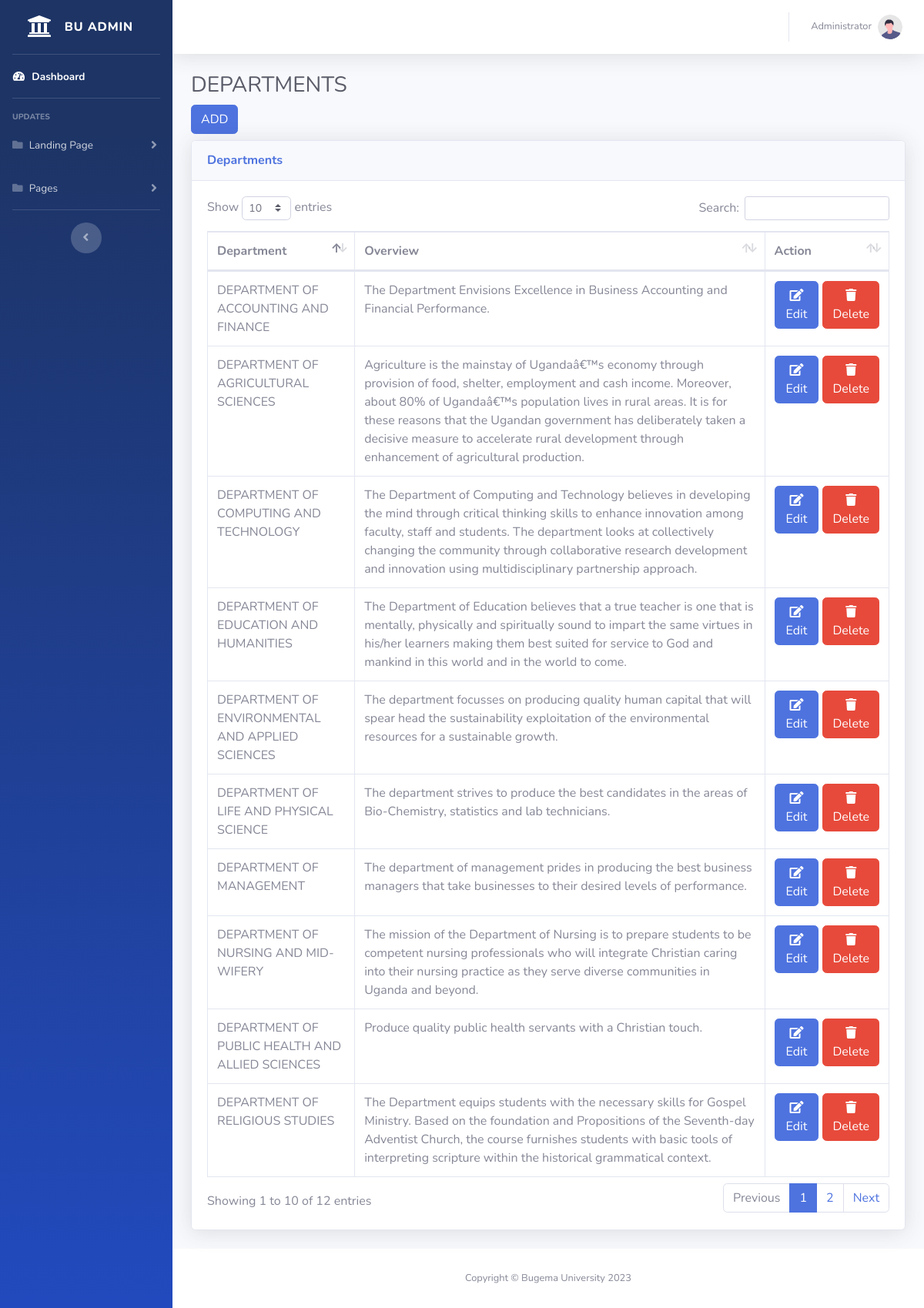
Screenshot of /webmaster/department.php (signed in) with the database file from the repository.
### tables this page shows
CREATE TABLE `department` (
  `id` int(11) NOT NULL,
  `department` varchar(250) NOT NULL,
  `school` varchar(250) NOT NULL,
  `overview` longtext NOT NULL,
  `photo` varchar(250) NOT NULL
);

### webmaster/department.php (the view, shortened to what this page needs)
<?php
    require_once 'header.php';
    require_once 'sidebar.php';
?>
<div class="container-fluid">
<h1 class="h3 mb-2 text-gray-800">DEPARTMENTS</h1>
<button type="button" class="btn btn-primary" data-toggle="modal" data-target="#exampleModalCenter">
    ADD
</button>
<div class="card shadow mb-4 mt-2">
    <div class="card-header py-3">
        <h6 class="m-0 font-weight-bold text-primary">Departments</h6>
    </div>
    <div class="card-body">
        <div class="table-responsive">
            <table class="table table-bordered" id="dataTable" width="100%" cellspacing="0">
                <thead>
                    <tr>
                        <th>Department</th>
                        <th>Overview</th>
                        <th>Action</th>
                    </tr>
                </thead>
                <tbody>
                <?php
            require_once 'includes/config.php';
            $sql = "SELECT * FROM department";
            $result = $conn->query($sql);
            if ($result->num_rows > 0) {
                while ($row = $result->fetch_assoc()) {
                    echo "<tr>";
                    echo "<td>" . $row['department'] . "</td>";
                    echo "<td>" . $row['overview'] . "</td>";
                    echo "<td>";
                    echo "<div class='btn-group' role='group'>";
                    echo "<a href='includes/update_department.php?id=" . $row["id"] . "'> <button class='btn btn-primary'style='margin-right: 5px;'><i class='fa fa-edit'></i> Edit</button></a>";
                    echo "<a href='includes/delete_depart.php?id=" . $row["id"] . "' onclick='return confirm(\"Are you sure you want to delete?\");'> <button class='btn btn-danger'><i class='fa fa-trash'></i> Delete</button></a>";
                    echo "</div>";
                    echo "</td>";
                    echo "</tr>";
                }
            } else {
                echo "<tr><td colspan='3'>No records found</td></tr>";
            }
            ?>
                </tbody>
            </table>
        </div>
    </div>
</div>
</div>
<?php
    require_once 'footer.php';
?>

### rows the page displays
department: department "DEPARTMENT OF EDUCATION AND HUMANITIES", overview "The Department of Education believes that a true teacher is one that is mentally, physically and spiritually sound to impart the same virtues in his/her learners making them best suited for service to God and mankind in this world and in the world to come."
department: department "DEPARTMENT OF RELIGIOUS STUDIES", overview "The Department equips students with the necessary skills for Gospel Ministry. Based on the foundation and Propositions of the Seventh-day Adventist Church, the course furnishes students with basic tools of interpreting scripture within the historical grammatical context."
department: department "DEPARTMENT OF ACCOUNTING AND FINANCE", overview "The Department Envisions Excellence in Business Accounting and Financial Performance."
department: department "DEPARTMENT OF MANAGEMENT", overview "The department of management prides in producing the best business managers that take businesses to their desired levels of performance."
department: department "DEPARTMENT OF COMPUTING AND TECHNOLOGY", overview "The Department of Computing and Technology believes in developing the mind through critical thinking skills to enhance innovation among faculty, staff and students. The department looks at collectively changing the community through collaborative research development and innovation using multidisciplinary partnership approach."
department: department "DEPARTMENT OF LIFE AND PHYSICAL SCIENCE", overview "The department strives to produce the best candidates in the areas of Bio-Chemistry, statistics and lab technicians."
department: department "DEPARTMENT OF AGRICULTURAL SCIENCES", overview "Agriculture is the mainstay of Ugandaâ€™s economy through provision of food, shelter, employment and cash income. Moreover, about 80% of Ugandaâ€™s population lives in rural areas. It is for these reasons that the Ugandan government has deliberately taken a decisive measure to accelerate rural development through enhancement of agricultural production."
department: department "DEPARTMENT OF ENVIRONMENTAL AND APPLIED SCIENCES", overview "The department focusses on producing quality human capital that will spear head the sustainability exploitation of the environmental resources for a sustainable growth."
department: department "DEPARTMENT OF NURSING AND MID-WIFERY", overview "The mission of the Department of Nursing is to prepare students to be competent nursing professionals who will integrate Christian caring into their nursing practice as they serve diverse communities in Uganda and beyond."
department: department "DEPARTMENT OF PUBLIC HEALTH AND ALLIED SCIENCES", overview "Produce quality public health servants with a Christian touch."
